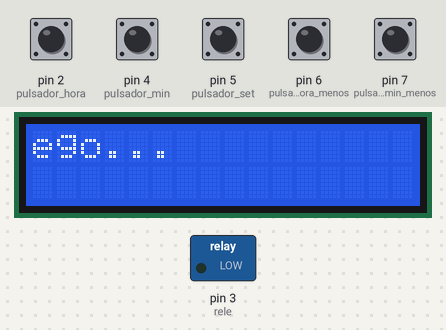
A sketch run on a simulated Arduino Uno, built with avr-gcc and run on an emulated ATmega328P. On the bench: 16×2 character LCD, switched loads named in the sketch (green lamp = pin HIGH). The inputs (shaded band) are chosen by the test bench; at power-on: pin 2 (pulsador_hora), pin 4 (pulsador_min), pin 5 (pulsador_set), pin 6 (pulsador_hora_menos), pin 7 (pulsador_min_menos) HIGH. The local clock reads 2024-03-15 10:24:30 at power-on unless the sketch sets it; what the sketch prints to the serial monitor is not drawn.

Above: at 9.8 s.
At 13.3 s:
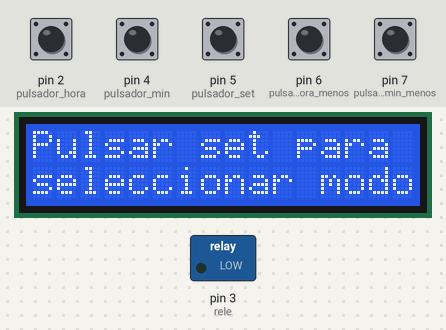
13.4 s: pin 5 (pulsador_set) pulled LOW for 0.65 s
At 14.8 s:
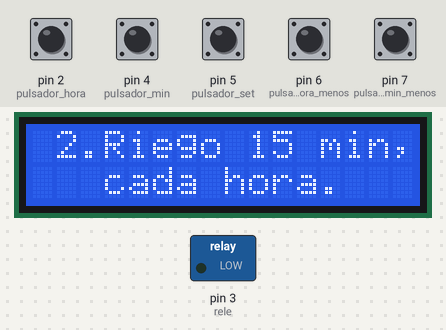
15.7 s: pin 2 (pulsador_hora) pulled LOW for 0.65 s
At 21.4 s:
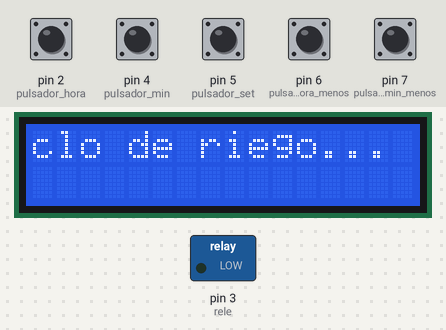
Timing chart, 0 to 22.9 s (numbered marks = the images above; inputs shaded):
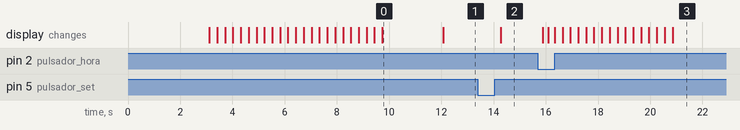

The sketch:

sketch_hydrophonics.ino
```cpp
/* Titulo : SISTEMA HIDROPONÍA
 *  Descripción: Este sketch permite al usuario seleccionar entre varios modos de tiempos predeterminados para
 *  el accionamiento de la motobomba, en un sistema hidropónico. Interactúa con el hardware controlador arduino
 *  nano CH340, lcd I2C 16x2 y el módulo de reloj RTC DS3231. Se modificó parte del codigo "Prueba de Reloj Tiempo
 *  Real (RTC) y Modulo I2C para LCD 2x16 By: http://dinastiatecnologica.com.
 *  Autores: Norberto Moreno Vélez, Julian Quiceno
 *  Fecha: 26/06/2019
  */

// Conexion i2C :Arduino UNO  SCL-> A5   SDA->A4  VCC->5V  GND->GND
// Conexion RTC :Arduino UNO    GND->GND VCC->5V SCL-> SCL  SDA->SDA los dos pines despues del ...12,13,GND,AREF,SDA,SCL
// NOTA: se debe cargar dos veces este programa 1.Con la linea 9= RTC.adjust(DateTime(__DATE__, __TIME__));
//                                              2. Sin esa linea

#include <Wire.h>
#include "RTClib.h"
#include <LiquidCrystal_I2C.h>
LiquidCrystal_I2C lcd(0x27,16,2);
RTC_DS1307 RTC;

// Entradas digitales
int rele = 3;
int pulsador_hora = 2;
int pulsador_min = 4;
int pulsador_set = 5;
int pulsador_hora_menos =6;
int pulsador_min_menos = 7;

 // Contadores
int contador_horas =0;
int contador_min =0;
int contador_horas_fin =0;
int contador_min_fin = 0;
int contador_set = 0;
int contador_mod2 = 0; // Contador para tomar referencia de minuto en selección de riego modo 2 ( cada 15 minutos)
int contador_serial = 0;

int flag_modo;


void setup () {
  Wire.begin(); // Inicia el puerto I2C
  RTC.begin(); // Inicia la comunicaci¢n con el RTC
//RTC.adjust(DateTime(__DATE__, __TIME__)); // Establece la fecha y hora (Comentar una vez establecida la hora)
//el anterior se usa solo en la configuracion inicial
  Serial.begin(9600); // Establece la velocidad de datos del puerto serie
  pinMode(rele,OUTPUT);
  pinMode(pulsador_hora,INPUT_PULLUP);
  pinMode(pulsador_min,INPUT_PULLUP);
  pinMode(pulsador_set,INPUT_PULLUP);
  pinMode(pulsador_hora_menos,INPUT_PULLUP);
  pinMode(pulsador_min_menos,INPUT_PULLUP);
  digitalWrite(rele,LOW);

  lcd.init();
  lcd.backlight();
  lcd.clear();
  lcd.setCursor(2,0);
  lcd.print("Sistema riego");
  lcd.setCursor(3,1);
  lcd.print("Hidroponia");
  delay(3000);
  lcd.clear();

 // Pantallazo 1
  lcd.setCursor(4,0);
  lcd.print("Elija el modo de riego...");
  for (int positionCounter = 0; positionCounter < 23; positionCounter++) {

  // scroll one position left:
    lcd.scrollDisplayLeft();
  // wait a bit:
    delay(300);
  }

  delay(2000);

  lcd.clear();
  lcd.print("...");
  lcd.clear();


//Inicio selección de modo de riego

  do{
    int set_state = digitalRead(pulsador_set);
    int pulsador_select_state = digitalRead(pulsador_hora);
    // int pulsador_set_state = set_state(contador_set);
    if (set_state == false) {
      contador_set++;
      delay(400);
    }
    else if (contador_set == 1) {
      lcd.clear();
      lcd.setCursor(4,0);
      lcd.print("1.Riego");
      lcd.setCursor(3,1);
      lcd.print("programado.");
      flag_modo = 1;
      if (pulsador_select_state == false) {
        lcd.clear();
        break;
        }
      delay(200);
    }
    else if (contador_set == 2) {
      lcd.clear();
      lcd.setCursor(0,0);
      lcd.print(" 2.Riego 15 min,");
      lcd.setCursor(3,1);
      lcd.print("cada hora.");
      flag_modo = 2;

      if (pulsador_select_state == false) {
        lcd.clear();
        break;
        }
      delay(200);
    }

 /* else if (pulsador_set_state == 3) {
  *  lcd.clear();
    lcd.print("3.Riego 30 min, cada hora.");
  }*/

  else if (contador_set > 2) {
    contador_set = 1; // Reseteo el contador del set para volver a la opción 1
  }
  else {
    //lcd.clear();
    lcd.setCursor(0,0);
    lcd.print("Pulsar set para"); // Poner a circular
    lcd.setCursor(0,1);
    lcd.print("seleccionar modo...");
    flag_modo = 0;
    delay(200);
  }
  //delay(300);
}while (true); // Fin selección modo de riego


// Set de selección riego programado
  do{
    int state_pul_hora = digitalRead(pulsador_hora);
    int state_pul_min = digitalRead(pulsador_min);
    int state_pul_set = digitalRead(pulsador_set);
    int state_pul_hora_menos = digitalRead(pulsador_hora_menos);
    int state_pul_min_menos = digitalRead(pulsador_min_menos);


    if (state_pul_hora == false) {
      contador_horas++;
      if (contador_horas >23) {
        contador_horas = 0;
      }
      delay(200);
    }
    //else if (state_pul_hora_menos == false) {
     // contador_horas--;
     // delay(200);
    //}
    else if (state_pul_min == false) {
      contador_min++;
      if (contador_min >59) {
        contador_min = 0;
      }
      delay(200);
    }
    //else if (state_pul_min_menos == false) {
     // contador_min--;
     // delay(200);
    //}
    else if (state_pul_set == false) {
      flag_modo = 3;
      lcd.clear();
      delay(1000);
      break;
    }
    lcd.setCursor(0,0);
    lcd.print("INICIO RIEGO 1: ");
    lcd.setCursor(6,1);
    lcd.print(contador_horas);
    lcd.print(":");
    lcd.print(contador_min);

  }while(flag_modo == 1);


// Set de configuración FINAL DE RIEGO 1
do{
  int state_pul_hora = digitalRead(pulsador_hora);
  int state_pul_min = digitalRead(pulsador_min);
  int state_pul_set = digitalRead(pulsador_set);
  int state_pul_hora_menos = digitalRead(pulsador_hora_menos);
  int state_pul_min_menos = digitalRead(pulsador_min_menos);


  if (state_pul_hora == false) {
    contador_horas_fin++;
    if (contador_horas_fin >23) {
      contador_horas_fin = 0;
    }
    delay(200);
  }
  //else if (state_pul_hora_menos == false) {
   // contador_horas_fin--;
    //delay(200);
 // }
  else if (state_pul_min == false) {
    contador_min_fin++;
    if ( contador_min_fin > 59) {
      contador_min_fin = 0;
    }
    delay(200);
  }
  //else if (state_pul_min_menos == false) {
    //  contador_min_fin--;
      //delay(200);
    //}
  else if (state_pul_set == false) {
    lcd.clear();
    break;
  }
  lcd.setCursor(0,0);
  lcd.print("FINAL RIEGO 1: ");
  lcd.setCursor(6,1);
  lcd.print(contador_horas_fin);
  lcd.print(":");
  lcd.print(contador_min_fin);

}while(flag_modo == 3);

//lcd.clear();
lcd.setCursor(4,0);
lcd.print("Inicio de ciclo de riego...");
for (int positionCounter = 0; positionCounter < 16; positionCounter++) {
  // scroll one position left:
  lcd.scrollDisplayLeft();
  // wait a bit:
    delay(300);
  }
delay(3000);
lcd.clear();


}


// *Función de tiempo real: Devuelve un dato de tipo DateTime

DateTime tiempo_real() {

  DateTime now = RTC.now(); // Obtiene la fecha y hora del RTC
  Serial.print(now.year(), DEC); // A§o
  Serial.print('/');
  Serial.print(now.month(), DEC); // Mes
  Serial.print('/');
  Serial.print(now.day(), DEC); // Dia
  Serial.print(' ');
  Serial.print(now.hour(), DEC); // Horas
  Serial.print(':');

  Serial.print(now.minute(), DEC); // Minutos
  Serial.print(':');
  Serial.print(now.second(), DEC); // Segundos
  Serial.println();
  // delay(1000);

  lcd.setCursor(4,0);
  //lcd.print("");
  lcd.print(now.year(), DEC);
  lcd.print("/");
  lcd.print(now.month(), DEC);
  lcd.print("/");
  lcd.print(now.day(), DEC);
  lcd.print(" ");
  lcd.setCursor(4,1);
 // lcd.print("T: ");
  lcd.print(now.hour(), DEC);
  lcd.print(":");
  lcd.print(now.minute(), DEC);
  lcd.print(":");
  lcd.print(now.second(), DEC);
  delay(1000); // La informaci¢n se actualiza cada 1 seg.
 /* lcd.setCursor(0,0);
  lcd.print("               ");
  lcd.setCursor(0,1);
  lcd.print("               "); */


  return now;
}

void loop(){

DateTime minuto_referencia;
DateTime diferencia_minuto;
DateTime t1;
DateTime actual = tiempo_real();

if ((contador_horas - contador_horas_fin) == 0 && flag_modo == 3) {
  if (actual.minute() >= contador_min && actual.minute() < contador_min_fin) {
    digitalWrite(rele,HIGH);
  }
  else if (actual.minute() >= contador_min_fin) {
    digitalWrite(rele,LOW);
  }

}
/*
// Cuando se activa el riego mas de una hora
if ((contador_horas - contador_horas_fin) != 0 ) {
  int diferencia_en_min = ((contador_horas_fin - now.hour())*60)+(contador_min_fin- now.minute()); // Tiempo en horas conversion a minutos
  if (now.hour() >= contador_horas && now.hour() < contador_horas_fin) {
    if (diferencia_en_min <= contador_min && diferencia_horas contador_min_fin) { // Mala logica
      digitalWrite(rele,HIGH);
    }

  }
  else if (now.minute() >= contador_min_fin) {
    digitalWrite(rele,LOW);
  }

}
/*
else if (now.hour() >= contador_horas && now.hour() < contador_horas_fin) {  // Hora programada
  if (now.minute() >= contador_min && now.minute() < contador_min_fin) {
    digitalWrite(rele,HIGH);
  }

}*/

else if (flag_modo == 2) {   //Modo riego 15 minutos cada hora
  if (contador_mod2 == 0) { // Si contador modo de riego 2 está en cero
    minuto_referencia = actual.minute(); //Minuto de referencia para comparación
    contador_mod2++;
  }
  else if (contador_mod2 != 0) {
    //t1 = fecha_referencia + TimeSpan(0,0,15,0); //diferencia_minuto = (now.minute() - minuto_referencia); si le añado 15 minutos a la fecha de referencia entonces...
    //if (actual.minute() - minuto_referencia == 0){
      if ( actual.minute() >=0 && actual.minute() < 15) {
        digitalWrite(rele,HIGH);
        //contador_serial++;
        Serial.println(contador_serial);
    }
    else if (actual.minute()>= 15) {
      digitalWrite(rele,LOW);
    }
  }
}

else {
  digitalWrite(rele,LOW);
}


}
```

Measured:
- after the input at 13.4 s, the display: changes after 0.87 s (image 2)
- after the input at 15.7 s, the display: first changes after 0.17 s (image 3 shows a later state)
- what the display in image 0 shows lasts 2.4 s, from 9.7 s to 12.1 s
